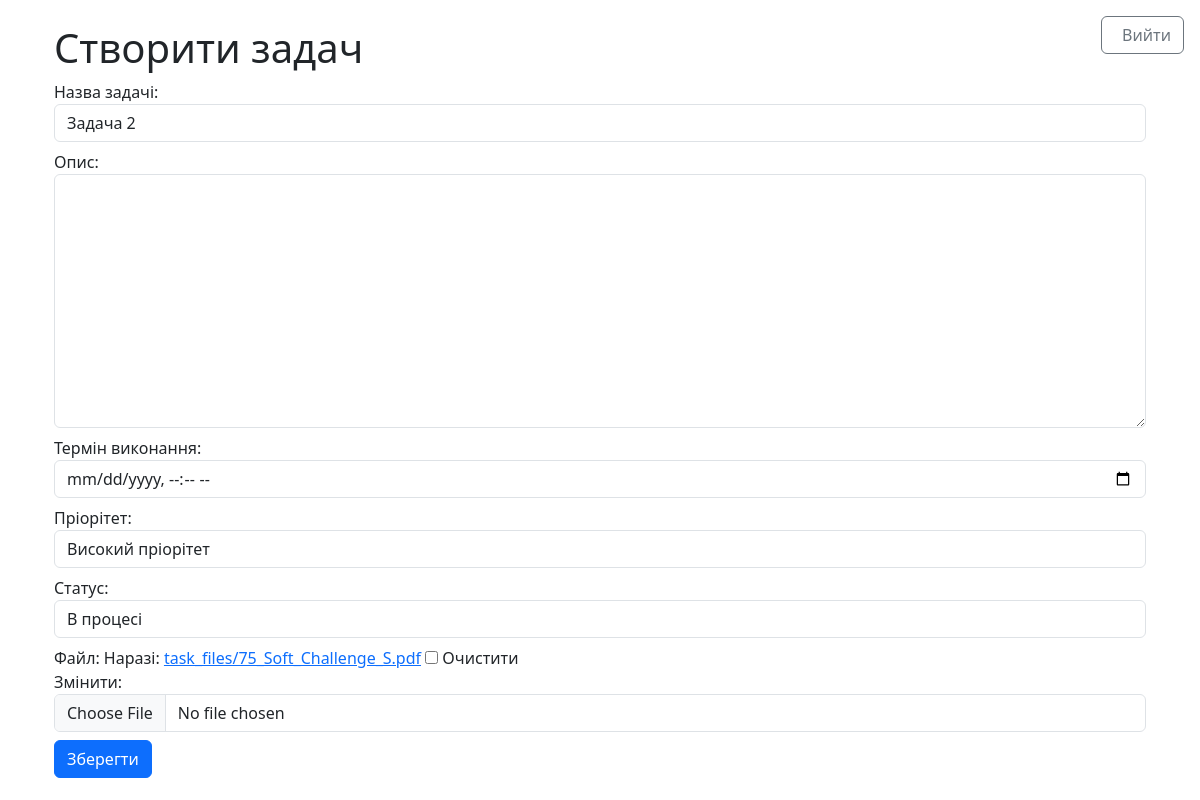
/2/update (signed in), run on the app's committed database.
### taskapp/models.py (models this page shows, shortened)
class Task(models.Model):
    PRIORITY_CHOICES = [
        ("Low", "Низький пріорітет"),
        ("Medium", "Середній пріорітет"),
        ("High", "Високий пріорітет"),
    ]
    STATUS_CHOICES = [
        ("Pending", "Потрібно виконати"),
        ("In-progress", "В процесі"),
        ("Done", "Виконано"),
    ]
    name = models.CharField(max_length=100, verbose_name="Назва задачі")
    description = models.TextField(blank=True, null=True, verbose_name="Опис")
    priority = models.CharField(max_length=30,choices=PRIORITY_CHOICES, default="Low", verbose_name="Пріорітет")
    status = models.CharField(max_length=30, choices=STATUS_CHOICES, default="Pending", verbose_name="Cтатус")
    deadline = models.DateTimeField(null=True, blank=True, verbose_name="Термін виконання")
    user = models.ForeignKey(User, on_delete=models.CASCADE, verbose_name="Користувач")
    created_at = models.DateTimeField(auto_now_add=True, verbose_name="Дата створення")
    file = models.FileField(upload_to="task_files/", null=True, blank=True, verbose_name="Файл")

### taskapp/views.py (the view)
# urls.py: path('<int:pk>/update', views.TaskUpdateView.as_view(), name='task_update'),
class TaskUpdateView(LoginRequiredMixin, UpdateView):
    model = Task
    template_name = 'task_form.html'
    success_url = reverse_lazy('task_list')
    form_class = TaskForm

### taskapp/forms.py
class TaskForm(forms.ModelForm):
    class Meta:
        model = Task
        fields = ['name', 'description', 'deadline', 'priority','status', 'file']
    def __init__(self, *args, **kwargs):
        super().__init__(*args, **kwargs)
        for field in self.fields:
            self.fields[field].widget.attrs.update({'class': 'form-control mb-2', })
        self.fields['deadline'].widget = forms.DateInput(attrs={'type': 'datetime-local', 'class': 'form-control mb-2'})

### templates/task_form.html (shortened to what this page needs)
{% extends 'base.html' %}
{% block content %}
<div class="container">
    <h1>Створити задач</h1>
    <form action="" method="post" enctype="multipart/form-data">
    {{form.as_div}}
    <button type="submit" class="btn btn-primary">Зберегти</button>
    </form>
</div>
{% endblock content%}

### data on the page
Task: name "Задача 2", priority "Високий пріорітет", status "В процесі"
